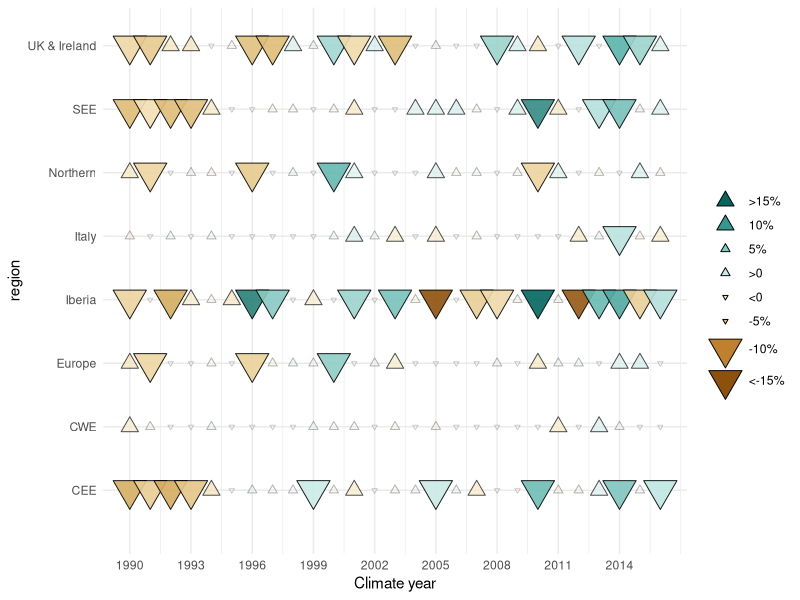

Source code (R):
# This code has been used to generate the figures in the following report:
# De Felice, M., Busch, S., Kanellopoulos, K., Kavvadias, K. and Hidalgo Gonzalez, I.,
# Power system flexibility in a variable climate,
# ISBN 978-92-76-18183-5 (online), doi:10.2760/75312 (online)
# This code is released under Creative Commons Attribution 4.0 International (CC BY 4.0) licence
# (https://creativecommons.org/licenses/by/4.0/).

library(tidyverse)

sel <- read_csv("data_figure04.csv")


g <- ggplot(sel, aes(
  x = year, y = region, fill = perc_deviation,
  alpha = type_deviation
)) +
  geom_point(aes(size = type_deviation, shape = type_deviation)) +
  scale_shape_manual(
    values = c(24, 24, 24, 24, 25, 25, 25, 25),
    guide = FALSE
  ) +
  scale_size_manual(
    values = c(
      "Sp" = 1, "Mp" = 2, "Lp" = 4, "XLp" = 8,
      "Sm" = 1, "Mm" = 2, "Lm" = 4, "XLm" = 8
    ),
    labels = c(
      ">15%", "10%", "5%", ">0",
      "<0", "-5%", "-10%", "<-15%"
    ),
    name = "", drop = FALSE
  ) +
  scale_alpha_manual(
    values = c(
      "Sm" = 0.2, "Mm" = 0.3, "Lm" = 0.7, "XLm" = 0.9,
      "Sp" = 0.2, "Mp" = 0.3, "Lp" = 0.7, "XLp" = 0.9
    ),
    guide = FALSE
  ) +
  scale_fill_distiller(palette = "BrBG", direction = 1) +
  guides(
    fill = FALSE,
    size = guide_legend(
      override.aes =
        list(
          shape = c(rep(24, 4), rep(25, 4)),
          fill = rev(RColorBrewer::brewer.pal(8, "BrBG"))
        )
    )
  ) +
  scale_x_continuous(breaks = seq(1990, 2015, 3)) +
  expand_limits(y = 0) +
  labs(
    x = "Climate year"
  ) +
  theme_minimal() 

ggsave("figure04.png", width = 7, height = 2.7)
